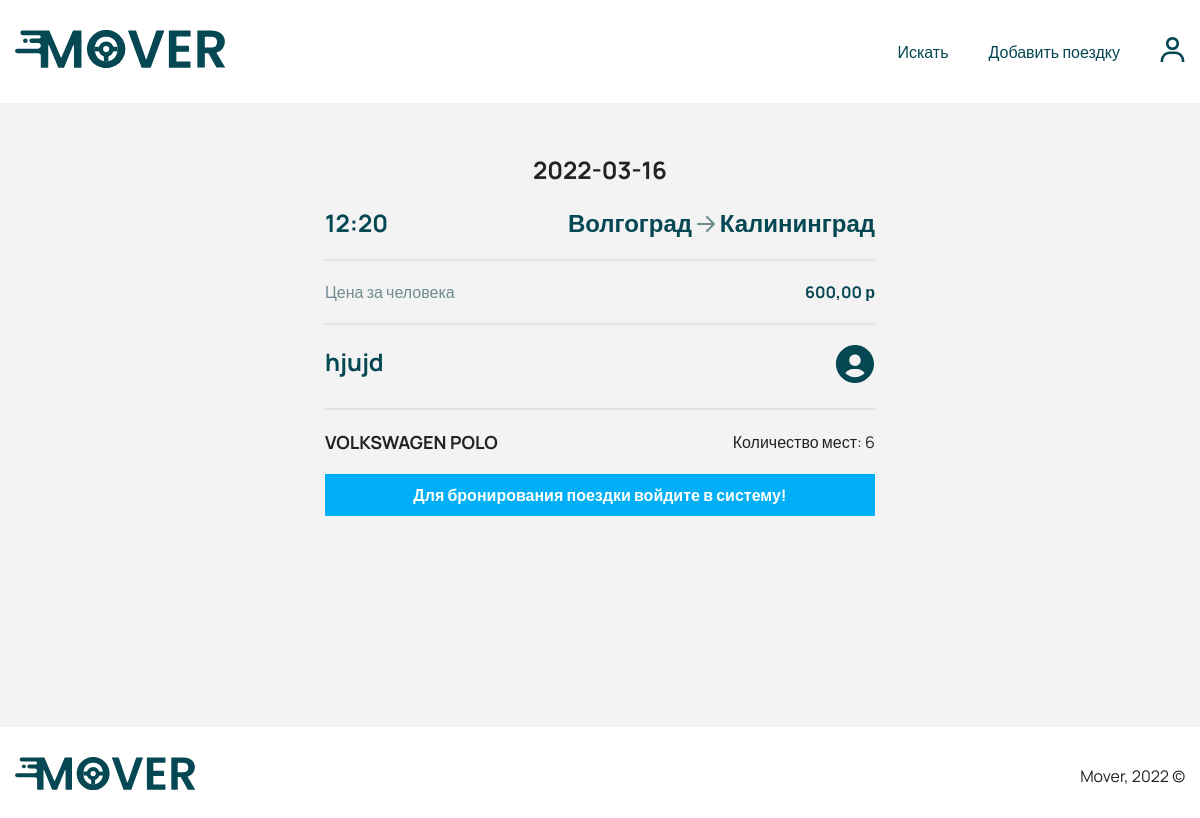
The app's page /trip.php?id=4, older data.
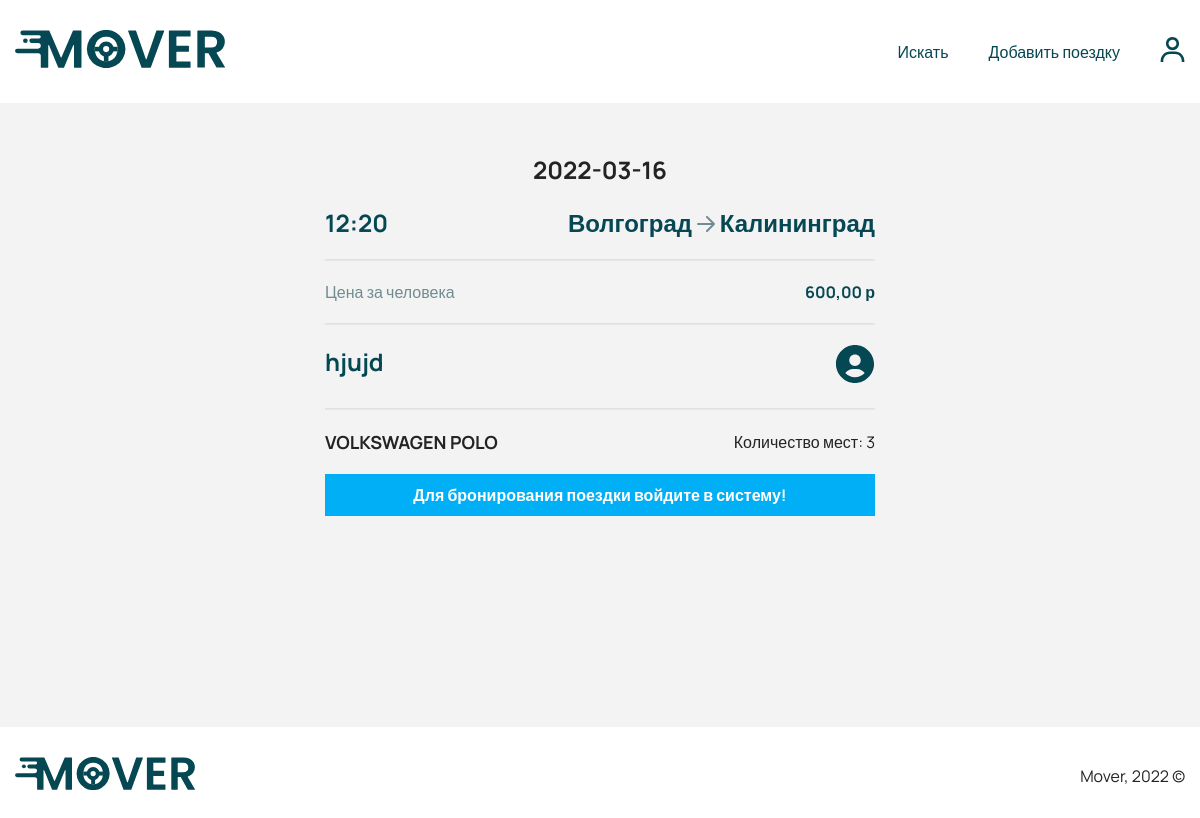
The same page, newer data.
### tables this page shows
CREATE TABLE `trip` (
  `id` int(11) NOT NULL,
  `from` varchar(255) DEFAULT NULL,
  `to` varchar(255) DEFAULT NULL,
  `time` varchar(255) DEFAULT NULL,
  `date` varchar(255) DEFAULT NULL,
  `price` int(11) DEFAULT '0',
  `car_seats` int(11) DEFAULT NULL,
  `car_id` int(11) DEFAULT NULL,
  `user_id` int(11) DEFAULT NULL,
  `status_id` int(11) NOT NULL DEFAULT '1',
  `created_at` timestamp NOT NULL DEFAULT CURRENT_TIMESTAMP
);

CREATE TABLE `users` (
  `id` int(11) NOT NULL,
  `email` varchar(255) DEFAULT NULL,
  `password` varchar(255) DEFAULT NULL,
  `phone` varchar(255) DEFAULT NULL,
  `first_name` varchar(255) DEFAULT NULL,
  `last_name` varchar(255) DEFAULT NULL,
  `mid_name` varchar(255) DEFAULT NULL,
  `photo_url` varchar(255) DEFAULT 'user.svg',
  `rides` int(11) DEFAULT '0',
  `rating` double DEFAULT NULL,
  `car_id` int(11) DEFAULT '426',
  `role_id` int(11) DEFAULT '1',
  `created_at` timestamp NULL DEFAULT CURRENT_TIMESTAMP
);

CREATE TABLE `cars` (
  `id` int(11) NOT NULL,
  `name` varchar(255) DEFAULT NULL
);

### app/QueryDataBase.php (called while the page is built, shortened)
<?php
class QueryDataBase
{
    protected $link;
    private function connect(): void
    {
        try {
            $host = "localhost";
            $dbname = "mover_db";
            $username = "root";
            $password = "";
            $dsn = "mysql:host=$host;dbname=$dbname;charset=utf8;";
        } catch (PDOException $err) {
            die("Ошибка выполнения скрипта: " . $err->getMessage());
        }
    }
    public function query(string $sql)
    {
        $statement = $this->getLink()->prepare($sql);
        $statement->execute();
        return $statement;
    }
    public function getLink()
    {
        return $this->link;
    }
    public function setLink($link): QueryDataBase
    {
        $this->link = $link;
        return $this;
    }
}

### trip.php (the view, shortened to what this page needs)
<?php
require('app/QueryDataBase.php');
$database = new QueryDataBase();
if (isset($_GET)) {
    $trip = $database->query("SELECT *, trip.id AS trip_id FROM `trip` INNER JOIN `users` ON `trip`.`user_id` = `users`.`id` WHERE trip.id = " . $_GET['id'])->fetchAll(PDO::FETCH_ASSOC);
} else {
    header("Location: /search.php");
    die();
}
?>
<!doctype html>
<html lang="en">
<head>
    <?php require('app/snippets/head.php'); ?>
</head>
<body>
<?php require('app/snippets/header.php'); ?>
<section class="section section-single trip">
    <div class="container">
        <div class="section-content trip-content">
            <?php foreach ($trip as $val): ?>
                <h1 class="trip-date"><?php echo $val['date']; ?></h1>
                <div class="trip-route">
                    <h2 class="trip-title"><?php echo $val['time']; ?></h2>
                    <h2 class="trip-title"> <?php echo $val['from']; ?>
                        <img src="assets/images/icons/arrow.svg"
                             alt="arrow"> <?php echo $val['to']; ?></h2>
                </div>
                <hr>
                <div class="trip-price">
                    <p class="trip-price__desc">Цена за человека</p>
                    <p class="price"><?php echo $val['price']; ?>,00 р</p>
                </div>
                <hr>
                <div class="trip-user user">
                    <div class="user-info">
                        <h2 class="user-name"><?php echo $val['first_name']; ?></h2>
                    </div>
                    <a href="/profile.php?id=<?php echo $val['id']; ?>">
                        <img src="assets/images/avatar/<?php echo $val['photo_url']; ?>" alt="user"
                             class="user__photo">
                    </a>
                </div>
                <hr>
                <?php $car = $database->getLink()->query("SELECT `name` FROM `cars` WHERE id = " . $val['car_id'])->fetchAll(PDO::FETCH_ASSOC)[0]; ?>
                <div class="trip-info">
                    <h2 class="trip-car"><?php echo $car['name']; ?></h2>
                    <p class="trip-seats">Количество мест: <?php echo $val['car_seats'] ?></p>
                </div>
                <?php if (isset($_SESSION['id'])): ?>
                    <?php if($val['car_seats'] < 1): ?>
                        <p>К сожалению места закончились!</p>
                    <?php else: ?>
                        <a href="/app/actions/createBooking.action.php?trip_id=<?php echo $val['trip_id']; ?>&user_id=<?php echo $_SESSION['id']; ?>"
                           class="button trip__button">Забронировать</a>
                    <?php endif; ?>
                <?php else: ?>
                    <a href="/login.php" class="button trip__button">Для бронирования поездки войдите в систему!</a>
                <?php endif; ?>
            <?php endforeach; ?>
        </div>
    </div>
</section>
<footer class="footer">
    <div class="container">
        <div class="footer-content">
            <div class="footer-logo">
                <img src="assets/images/icons/logo.svg" alt="logo" class="logo">
            </div>
            <p class="footer__text">Mover, 2022 &copy;</p>
        </div>
    </div>
</footer>
</body>
</html>

Row changes from the older to the newer data that the page shows:
changed trip "Волгоград": car_seats "6" → "3"
